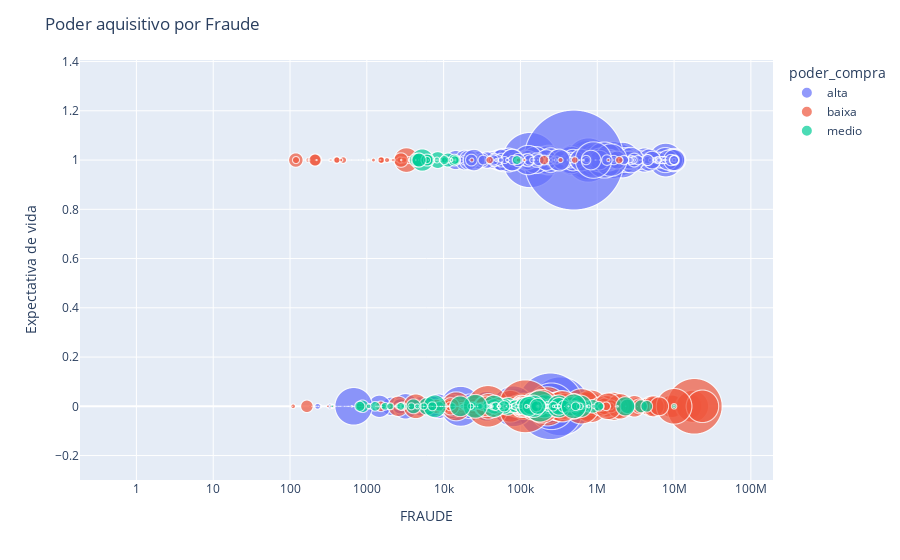

The cell this chart's notebook holds for it:
### Markdown cell above
* Aqui confirmamos que as transações fraudulentas são em sua grande maioria sofridas por clientes de poder aquisitivo ALTO

### Code cell
fig = px.scatter(amostra_uniforme, x = "Quantia", y = "Fraude", size = "SaldoInicialDest", color = 'poder_compra', 
               hover_name = "poder_compra", log_x = True, size_max = 100, width = 900)
fig.update_layout(title = 'Poder aquisitivo por Fraude')
fig.update_xaxes(title = 'FRAUDE')
fig.update_yaxes(title = 'Expectativa de vida')
fig.show()

### Figure 1 — Plotly figure (JSON) as saved in the notebook; plotly's stock layout.template omitted (floating-point values rounded to 4 significant figures; data arrays with more than 128 entries replaced by an {"elided": "..."} marker saying what was removed)
{"data": [{"hovertemplate": "<b>%{hovertext}</b><br><br>poder_compra=alta<br>Quantia=%{x}<br>Fraude=%{y}<br>SaldoInicialDest=%{marker.size}<extra></extra>", "hovertext": {"elided": "11619 str values"}, "legendgroup": "alta", "marker": {"color": "#636efa", "size": {"elided": "11619 float values"}, "sizemode": "area", "sizeref": 23620.0, "symbol": "circle"}, "mode": "markers", "name": "alta", "showlegend": true, "type": "scattergl", "x": {"elided": "11619 float values"}, "xaxis": "x", "y": {"elided": "11619 int values"}, "yaxis": "y"}, {"hovertemplate": "<b>%{hovertext}</b><br><br>poder_compra=baixa<br>Quantia=%{x}<br>Fraude=%{y}<br>SaldoInicialDest=%{marker.size}<extra></extra>", "hovertext": {"elided": "3476 str values"}, "legendgroup": "baixa", "marker": {"color": "#EF553B", "size": {"elided": "3476 float values"}, "sizemode": "area", "sizeref": 23620.0, "symbol": "circle"}, "mode": "markers", "name": "baixa", "showlegend": true, "type": "scattergl", "x": {"elided": "3476 float values"}, "xaxis": "x", "y": {"elided": "3476 int values"}, "yaxis": "y"}, {"hovertemplate": "<b>%{hovertext}</b><br><br>poder_compra=medio<br>Quantia=%{x}<br>Fraude=%{y}<br>SaldoInicialDest=%{marker.size}<extra></extra>", "hovertext": {"elided": "905 str values"}, "legendgroup": "medio", "marker": {"color": "#00cc96", "size": {"elided": "905 float values"}, "sizemode": "area", "sizeref": 23620.0, "symbol": "circle"}, "mode": "markers", "name": "medio", "showlegend": true, "type": "scattergl", "x": {"elided": "905 float values"}, "xaxis": "x", "y": {"elided": "905 int values"}, "yaxis": "y"}], "layout": {"legend": {"itemsizing": "constant", "title": {"text": "poder_compra"}, "tracegroupgap": 0}, "margin": {"t": 60}, "title": {"text": "Poder aquisitivo por Fraude"}, "width": 900, "xaxis": {"anchor": "y", "domain": [0, 1], "title": {"text": "FRAUDE"}, "type": "log"}, "yaxis": {"anchor": "x", "domain": [0, 1], "title": {"text": "Expectativa de vida"}}}}
